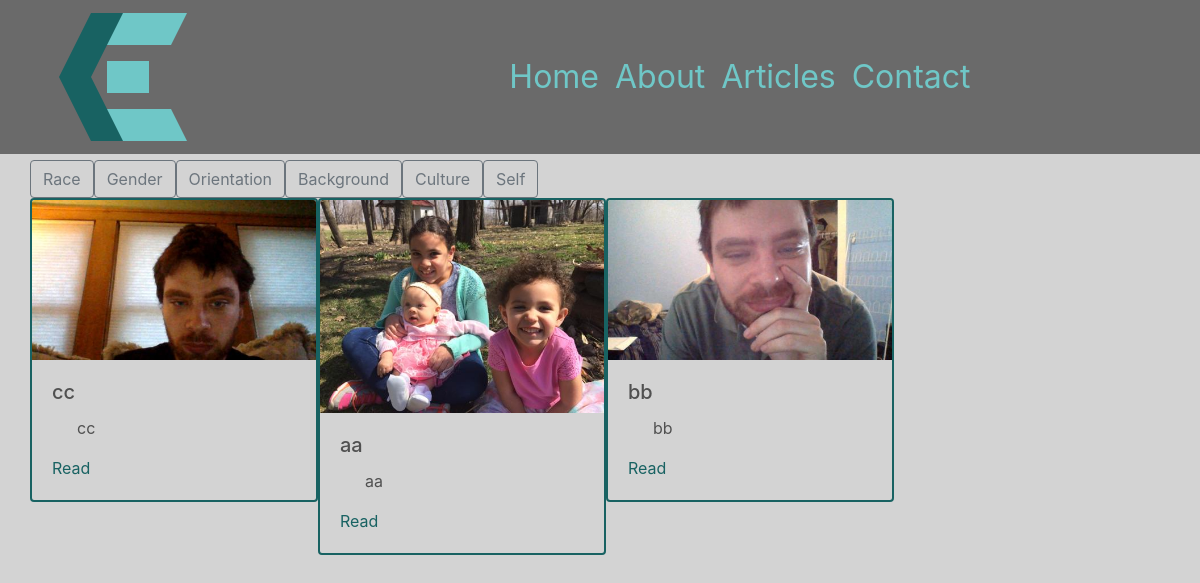
Page /articles on the earlier database version.
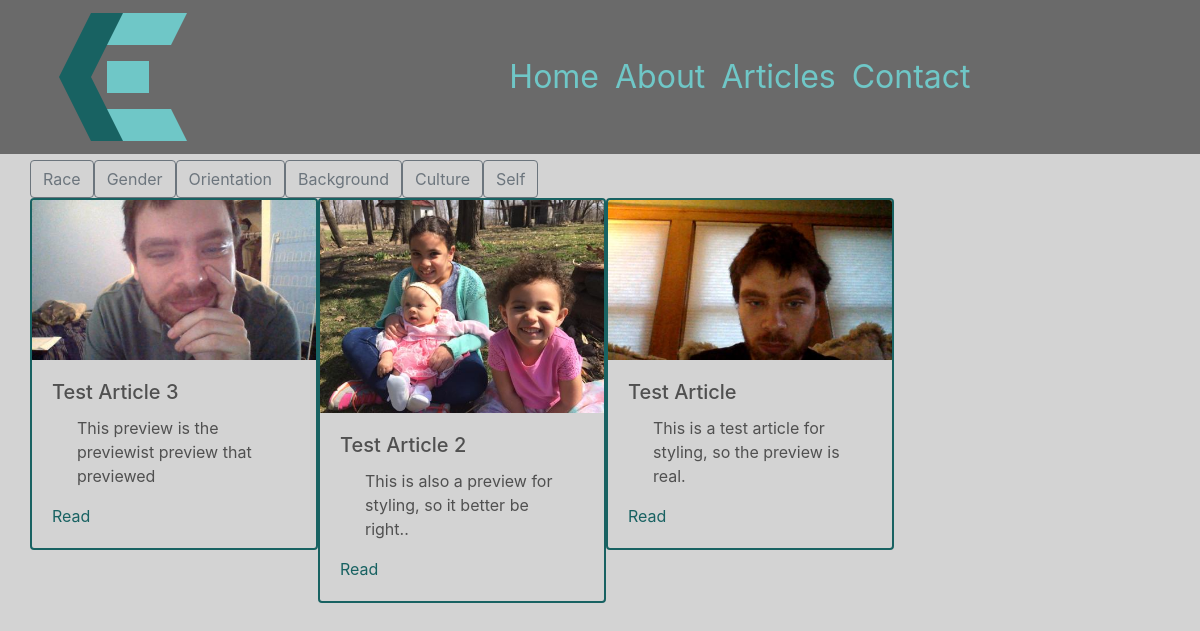
Same page on the later database version.
### chrissmit/services/db_models.py (models this page shows, shortened)
class Tags(db.Model):
    id = db.Column(db.Integer, primary_key=True)
    desc = db.Column(db.String(20), nullable=False)

class ArticleEdits(db.Model):
    id = db.Column(db.Integer, primary_key=True)
    article_id = db.Column(db.Integer, db.ForeignKey('article.id'), nullable=False,)
    is_edited = db.Column(db.Boolean, default=False,)
    is_ready_for_release = db.Column(db.Boolean, default=False,)
    user_id = db.Column(db.Integer, db.ForeignKey('user.id'), nullable=False)
    edited = db.Column(db.DateTime, nullable=True, default=datetime.utcnow)
    title = db.Column(db.String(100), nullable=False,)
    preview = db.Column(db.String(200), nullable=False)
    image_file = db.Column(db.String(100), default='default.png')
    content = db.Column(db.Text, nullable=False)
    tags = db.relationship('EditTags', backref='edit')

### chrissmit/views/article_views.py (the view)
@blueprint.route('/articles')
def all_articles():
    recent_articles = article.get_last(4)
    articles = article.get_all_released()
    tags = article.get_tags()
    return render_template(
        template_name_or_list='navigation/articles.html',
        recent_articles=recent_articles,
        articles=articles,
        tags=tags,
        current_tags=[],
    )

### chrissmit/services/article.py (called while the page is built)
def get_all_released(desc=True):
    return get_full_articles(filter_criteria = Article.is_released==True)

def get_full_articles(filter_criteria, desc=True):
    full_article = full_article_data()
    if desc:
        return full_article.filter(filter_criteria).order_by(Article.posted.desc()).all()
    return full_article.filter(filter_criteria).all()

def get_last(number=4, desc=True):
    full_article = full_article_data()
    if desc:
        return full_article.filter(Article.is_released==True).order_by(Article.posted.desc()).limit(number).all()
    return full_article.filter(Article.is_released==True).limit(number).all()

def get_tags():
    all_tags = Tags.query.all()
    return [
        (str(tag.id), tag.desc)
        for tag in all_tags
    ]

def full_article_data():
    fields = full_data_fields()
    return fields.join(
        ArticleEdits,
        Article.current_edit_id == ArticleEdits.id,
    ).join(
        User,
        Article.author_id == User.id
    )

### chrissmit/templates/navigation/articles.html (shortened to what this page needs)
{% extends "shared/_layout.html" %}
{% block main_content %}
<div class="row">
    {% for tag in tags %}
        {% if tag[0] in current_tags %}
            <a href="{{ url_for('navigation_views.all_articles') }}" class="btn btn-secondary"> {{ tag[1] }}</a>
        {% else %}
            <a href="{{ url_for('navigation_views.article_by_tag',tag=tag[0]) }}" class="btn btn-outline-secondary"> {{ tag[1] }}</a>
        {% endif %}
    {% endfor %}
</div>
<div class="row">
    {% if articles %}
        {%  for article in articles %}
            <div class="column-lg-5">
                <div class="card article-card" style="width: 18rem;">
                    <img class="card-img-top" src="{{ '/static/img/articles/' + article.image_file }}" alt="{{ article.preview }}">
                    <div class="card-body">
                        <h5 class="card-title">{{ article.title }}</h5>
                        <p class="card-text">{{ article.preview }}</p>
                        <a href="{{ url_for('navigation_views.read_article', article_id=article.article_id) }}">Read</a>
                    </div>
                </div>
            </div>
        {% endfor %}
    {% endif %}
</div>
{%  endblock %}

Differences in the rows shown:
no longer on this page (row unchanged): ArticleEdits: image_file (picture), title "cc", preview "cc"
no longer on this page (row unchanged): ArticleEdits: image_file (picture), title "aa", preview "aa"
no longer on this page (row unchanged): ArticleEdits: image_file (picture), title "bb", preview "bb"
added ArticleEdits: image_file (picture), title "Test Article 3", preview "This preview is the previewist preview that previewed"
added ArticleEdits: image_file (picture), title "Test Article 2", preview "This is also a preview for styling, so it better be right.."
added ArticleEdits: image_file (picture), title "Test Article", preview "This is a test article for styling, so the preview is real."
